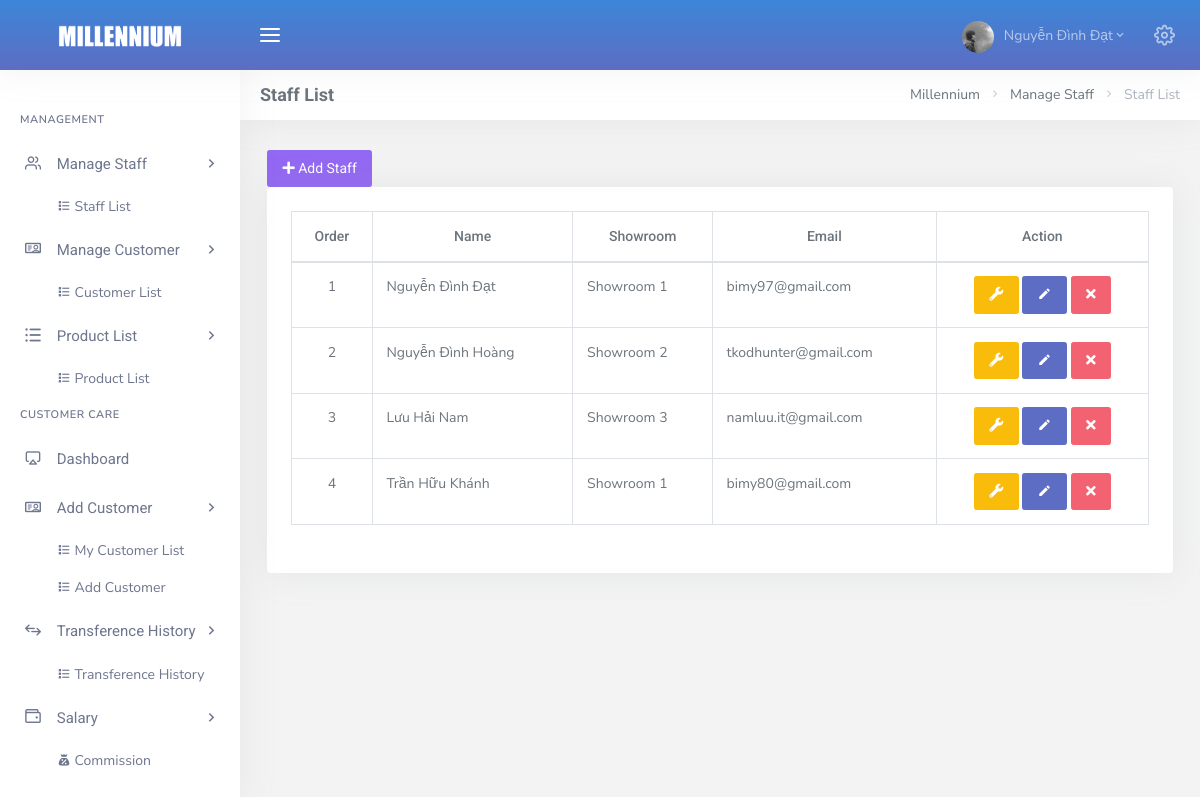
The app's page /admin/dashboard.php?page=list_all_user (signed in) with its own data.
### tables this page shows
CREATE TABLE `tbl_user` (
  `id` int(11) NOT NULL,
  `name` varchar(50) NOT NULL,
  `showroom_id` int(11) NOT NULL,
  `avatar` varchar(50) NOT NULL DEFAULT 'default.png',
  `email` varchar(50) NOT NULL,
  `passw` varchar(50) NOT NULL DEFAULT '123456',
  `addres` varchar(100) NOT NULL,
  `salary` float NOT NULL,
  `role` tinyint(4) NOT NULL DEFAULT 2,
  `status` tinyint(4) NOT NULL DEFAULT 1,
  `create_at` datetime NOT NULL DEFAULT current_timestamp()
);

CREATE TABLE `tbl_showroom` (
  `showroom_id` int(11) NOT NULL,
  `title` varchar(50) NOT NULL,
  `addres` varchar(100) NOT NULL,
  `create_at` datetime NOT NULL DEFAULT current_timestamp()
);

### admin/Controller/User/User_c.php (called while the page is built, shortened)
<?php
    include_once("Model/User/User_m.php");
    class User_c extends User_m {
        private $user;
        function __construct()
        {
            $this->user = new User_m();
        }
        public function User() {
            $user = $this->user->getAllUser();
            include_once 'View/User/list_all_user.php';
        }
    }

### admin/Config/myConfig.php (called while the page is built, shortened)
<?php
	class Connect{
		private $user = "root";
		private $pass = "";
		private $dns = "mysql:host=localhost;dbname=customer_care";
		function __construct(){
			try {
				$this->pdo = new PDO($this->dns, $this->user, $this->pass);
				$this->pdo->query("SET NAMES utf8");
			} catch (PDOException $e) {
				echo $e->getMessage();
				exit();
			}
		}
	}
 ?>

### admin/Model/User/User_m.php (called while the page is built, shortened)
<?php
	include_once 'Config/myConfig.php';
	class User_m extends Connect {
		function __construct()
		{
			parent::__construct();
		}
		protected function getAllUser() {
			$sql = "SELECT * FROM tbl_user, tbl_showroom
					WHERE tbl_user.showroom_id = tbl_showroom.showroom_id";
			$pre = $this->pdo->prepare($sql);
			$pre->execute();
			$result = array();
			while ($row = $pre->fetch(PDO::FETCH_ASSOC)) {
				$result[] = $row;
			}
			return $result;
		}
	}
 ?>

### admin/View/User/list_all_user.php (the view, shortened to what this page needs)
<button type="button" class="btn btn-icon waves-effect waves-light btn-purple addUser"
data-toggle = "modal" data-target = "#add_user" title="Add Staff">
     <i class="fa fa-plus" aria-hidden="true"></i> Add Staff
</button>
<div class="row">
  <div class="col-12">
    <div class="card-box table-responsive table_User">
        <table id="datatable_listuser" class="display table table-bordered  dt-responsive nowrap" style="border-collapse: collapse; border-spacing: 0; width: 100%;">
          <thead>
            <tr class="text-center">
                <th>Order</th>
                <th>Name</th>
                <th>Showroom</th>
                <th>Email</th>
                <th>Action</th>
            </tr>
          </thead>
          <tbody id="view_all_user">
            <?php
              $count_user = 0;
              foreach ($user as $key => $valueUser) {
                $count_user++;
                ?>
                  <tr>
                      <td class="text-center"><?= $count_user; ?></td>
                      <td><?= $valueUser['name'] ?></td>
                      <td><?= $valueUser['title'] ?></td>
                      <td><?= $valueUser['email'] ?></td>
                      <td class="text-center">
                          <button class="btn btn-icon waves-effect waves-light btn-warning"
                          data-toggle = "modal"
                          data-target = "#edit_user<?= $valueUser['id']; ?>"
                          data-whatever = "@getbootstrap"
                          title="Modify">
                            <i class="fas fa-wrench"></i>
                          </button>
                          <a href="dashboard.php?page=list_customer_care_user&id=<?= $valueUser['id']; ?>">
                            <button type="button" class="btn btn-icon waves-effect waves-light btn-primary" title="Detail"><span><i class="mdi mdi-pencil"></i></span></button>
                          </a>
                          <button class="btn btn-danger btn-icon waves-effect waves-light removeUser"
                          value="<?= $valueUser['id']; ?>"
                          title="Delete">
                            <i class="fas fa-times"></i>
                          </button>
                      </td>
                  </tr>
                <?php
              }
             ?>
          </tbody>
        </table>
    </div>
  </div>
</div>

### records on screen
tbl_user: name "Nguyễn Đình Đạt", showroom.title "Showroom 1", email "bimy97@gmail.com"
tbl_user: name "Nguyễn Đình Hoàng", showroom.title "Showroom 2", email "tkodhunter@gmail.com"
tbl_user: name "Lưu Hải Nam", showroom.title "Showroom 3", email "namluu.it@gmail.com"
tbl_user: name "Trần Hữu Khánh", showroom.title "Showroom 1", email "bimy80@gmail.com"

### other values on screen
$_SESSION['name'] "Nguyễn Đình Đạt"
